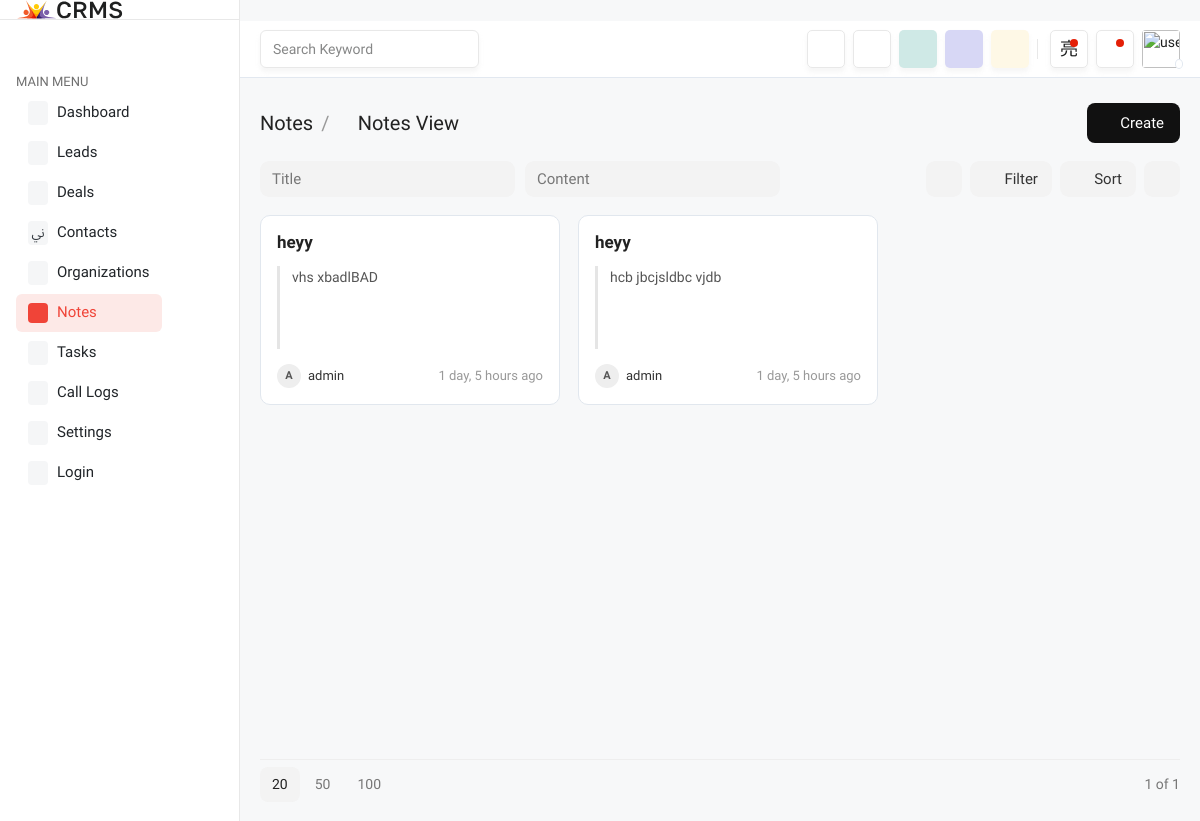
Screenshot of /notes/ (signed in) with the database file from the repository.
### app/models.py (models this page shows, shortened)
class Note_db(models.Model):
    branch = models.ForeignKey(Branch_db, on_delete=models.CASCADE, related_name='notes')
    lead = models.ForeignKey(Lead_db, on_delete=models.CASCADE, null=True, blank=True, related_name='notes')
    deal = models.ForeignKey(Deal_db, on_delete=models.CASCADE, null=True, blank=True, related_name='notes')
    title = models.CharField(max_length=200)
    content = models.TextField(blank=True, null=True)
    status = models.CharField(max_length=20, choices=STATUS_CHOICES, default='active')
    created_at = models.DateTimeField(auto_now_add=True)
    updated_at = models.DateTimeField(auto_now=True)

### app/views.py (the view)
def notes(request):
    if 'B_id' in request.session:
        if request.session.has_key('B_id'):
            B_id = request.session['B_id']
        branch = Branch_db.objects.get(id=B_id)
        notes_list = Note_db.objects.filter(
            branch=branch,
            status="active"
        ).select_related(
            "lead",
            "deal"
        ).order_by("-created_at")
        return render(
            request,
            "notes.html",
            {
                "notes": notes_list,
                "branch": branch,
            }
        )
    else:
        return redirect("login")

### templates/notes.html (shortened to what this page needs)
{% extends 'base.html' %}
{% load static %}
{% block content %}
<div class="page-wrapper">
    <div class="content">
        <div class="notes-page">
            <div class="notes-header">
                <div class="notes-title">
                    Notes
                    <span>/</span>
                    <i class="ti ti-list"></i>
                    Notes View
                    <i class="ti ti-chevron-down"></i>
                </div>
                <button
                    type="button"
                    class="create-btn"
                    data-bs-toggle="modal"
                    data-bs-target="#createNoteModal">
                    <i class="ti ti-plus"></i>
                    Create
                </button>
            </div>
            <div class="notes-toolbar">
                <div class="notes-filters">
                    <input
                        type="text"
                        class="notes-input"
                        id="noteTitleFilter"
                        placeholder="Title">
                    <input
                        type="text"
                        class="notes-input"
                        id="noteContentFilter"
                        placeholder="Content">
                </div>
                <div class="notes-actions">
                    <button
                        type="button"
                        class="notes-action icon-only"
                        title="Refresh"
                        onclick="window.location.reload();">
                        <i class="ti ti-refresh"></i>
                    </button>
                    <button
                        type="button"
                        class="notes-action"
                        id="noteFilterButton">
                        <i class="ti ti-filter"></i>
                        Filter
                    </button>
                    <button
                        type="button"
                        class="notes-action">
                        <i class="ti ti-arrows-sort"></i>
                        Sort
                    </button>
                    <button
                        type="button"
                        class="notes-action icon-only">
                        <i class="ti ti-dots"></i>
                    </button>
                </div>
            </div>
            <div class="notes-content">
                <div class="notes-grid" id="notesGrid">
                    {% for note in notes %}
                    <div class="notes-card note-card-item"
                         data-title="{{ note.title|default:''|lower }}"
                         data-content="{{ note.content|default:''|striptags|lower }}"
                         onclick="if (!event.target.closest('button, a, .dropdown-menu')) window.location.href='{% url 'note_detail' note.id %}'"
                         style="cursor:pointer;">
                        <div class="notes-card-head">
                            <h3 class="notes-card-title">{{ note.title }}</h3>
                            <div class="dropdown">
                                <button type="button" class="notes-card-menu" data-bs-toggle="dropdown" onclick="event.stopPropagation();">
                                    <i class="ti ti-dots"></i>
                                </button>
                            </div>
                        </div>
                        <div class="notes-card-body">
                            <p>{{ note.content|striptags|truncatewords:25 }}</p>
                        </div>
                        <div class="notes-card-footer">
                            <div class="notes-author">
                                <span class="notes-avatar">{{ request.user.username|first|upper }}</span>
                                {{ request.user.username }}
                            </div>
                            <span class="notes-time">{{ note.created_at|timesince }} ago</span>
                        </div>
                    </div>
                    {% empty %}
                    <div class="notes-empty" id="notesEmpty">No notes found.</div>
                    {% endfor %}
                </div>
            </div>
            <div class="notes-pagination">
                <div class="page-size">
                    <span class="active">
                        20
                    </span>
                    <span>
                        50
                    </span>
                    <span>
                        100
                    </span>
                </div>
                <div class="page-count">
                    1 of 1
                </div>
            </div>
        </div>
    </div>
</div>
{% endblock %}

### templates/notes.html (style rules this page uses)
.notes-page { width: 100%; box-sizing: border-box; }
.notes-header { width: 100%; display: flex; align-items: center; justify-content: space-between; margin-bottom: 18px; }
.notes-title { display: flex; align-items: center; white-space: nowrap; font-size: 20px; color: #222; }
.notes-title span { margin: 0 8px; color: #999; }
.notes-title i { color: #777; font-size: 17px; margin-right: 7px; }
.notes-title .ti-chevron-down { margin-left: 6px; margin-right: 0; font-size: 14px; }
.create-btn { height: 40px; padding: 0 16px; background: #111; color: #fff; border: 0; border-radius: 8px; font-size: 15px; display: inline-flex; align-items: center; gap: 6px; cursor: pointer; }
.notes-toolbar { width: 100%; display: flex; align-items: center; justify-content: space-between; gap: 20px; margin-bottom: 18px; flex-wrap: nowrap; }
.notes-filters { display: flex; align-items: center; gap: 10px; flex: 1; min-width: 0; }
.notes-input { width: 255px; height: 36px; border: 0; border-radius: 9px; background: #f3f3f3; padding: 0 12px; font-size: 15px; color: #555; outline: none; }
.notes-input::placeholder { color: #777; }
.notes-actions { display: flex; align-items: center; justify-content: flex-end; gap: 8px; flex-shrink: 0; margin-left: auto; }
.notes-action { height: 36px; padding: 0 14px; border: 0; border-radius: 9px; background: #f3f3f3; color: #333; font-size: 15px; display: inline-flex; align-items: center; justify-content: center; gap: 7px; white-space: nowrap; cursor: pointer; }
.notes-action i { font-size: 17px; }
.notes-action.icon-only { width: 36px; padding: 0; }
.notes-content { width: 100%; min-height: calc(100vh - 260px); }
.notes-grid { display: grid; grid-template-columns: repeat(auto-fill, minmax(260px, 300px)); gap: 18px; }
.notes-card { background: #fff; border: 1px solid #e1e7ee; border-radius: 10px; padding: 16px; min-height: 190px; display: flex; flex-direction: column; box-shadow: none; }
.notes-card-head { display: flex; align-items: flex-start; justify-content: space-between; }
.notes-card-title { margin: 0; font-size: 17px; font-weight: 600; color: #222; }
.notes-card-menu { border: 0; background: transparent; color: #777; font-size: 18px; padding: 0; cursor: pointer; }
.notes-card-body { margin-top: 14px; padding-left: 12px; border-left: 3px solid #e5e5e5; color: #555; font-size: 14px; line-height: 1.6; flex: 1; }
.notes-card-body p { margin: 0; }
.notes-card-footer { margin-top: 15px; display: flex; align-items: center; justify-content: space-between; }
.notes-author { display: flex; align-items: center; gap: 7px; font-size: 13px; color: #333; }
.notes-avatar { width: 24px; height: 24px; border-radius: 50%; background: #eee; display: inline-flex; align-items: center; justify-content: center; font-size: 11px; font-weight: 600; color: #555; }
.notes-time { font-size: 13px; color: #999; }
.notes-pagination { height: 50px; border-top: 1px solid #eee; display: flex; align-items: center; justify-content: space-between; margin-top: 4px; }
.page-size { display: flex; gap: 3px; }
.page-size span { padding: 7px 12px; color: #777; border-radius: 8px; cursor: pointer; font-size: 14px; }
.page-size .active { background: #f3f3f3; color: #222; }
.page-count { color: #777; font-size: 14px; }

### rows the page displays
Note_db: title "heyy", content "vhs xbadlBAD", created_at "1 day, 5 hours"
Note_db: title "heyy", content "hcb jbcjsldbc vjdb", created_at "1 day, 5 hours"

### other values shown
{{ request.user.username|first|upper }} "A"
{{ request.user.username }} "admin"
